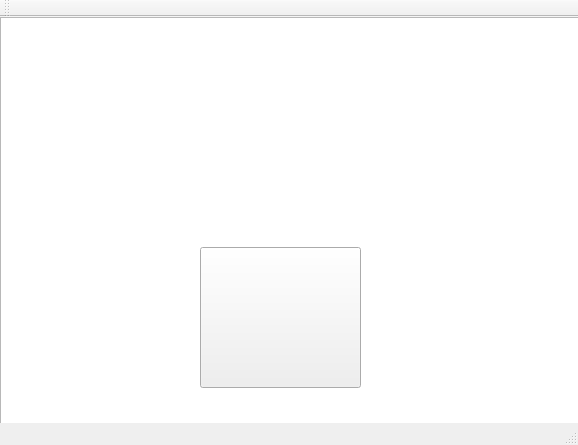
<?xml version="1.0" encoding="UTF-8"?>
<ui version="4.0">
 <class>MainWindow</class>
 <widget class="QMainWindow" name="MainWindow">
  <property name="geometry">
   <rect>
    <x>0</x>
    <y>0</y>
    <width>578</width>
    <height>445</height>
   </rect>
  </property>
  <property name="windowTitle">
   <string>MainWindow</string>
  </property>
  <widget class="QWidget" name="centralWidget">
   <widget class="QGraphicsView" name="graphicsView">
    <property name="geometry">
     <rect>
      <x>0</x>
      <y>0</y>
      <width>581</width>
      <height>426</height>
     </rect>
    </property>
   </widget>
   <widget class="QLabel" name="label">
    <property name="geometry">
     <rect>
      <x>0</x>
      <y>0</y>
      <width>581</width>
      <height>426</height>
     </rect>
    </property>
    <property name="text">
     <string/>
    </property>
   </widget>
   <widget class="QPushButton" name="pushButton">
    <property name="geometry">
     <rect>
      <x>200</x>
      <y>230</y>
      <width>161</width>
      <height>141</height>
     </rect>
    </property>
    <property name="cursor">
     <cursorShape>OpenHandCursor</cursorShape>
    </property>
    <property name="focusPolicy">
     <enum>Qt::StrongFocus</enum>
    </property>
    <property name="styleSheet">
     <string notr="true">border-image: url(:/START.png);</string>
    </property>
    <property name="icon">
     <iconset resource="resourse.qrc">
      <normaloff>:/START.png</normaloff>:/START.png</iconset>
    </property>
    <property name="iconSize">
     <size>
      <width>161</width>
      <height>141</height>
     </size>
    </property>
   </widget>
  </widget>
  <widget class="QMenuBar" name="menuBar">
   <property name="geometry">
    <rect>
     <x>0</x>
     <y>0</y>
     <width>578</width>
     <height>20</height>
    </rect>
   </property>
  </widget>
  <widget class="QToolBar" name="mainToolBar">
   <attribute name="toolBarArea">
    <enum>TopToolBarArea</enum>
   </attribute>
   <attribute name="toolBarBreak">
    <bool>false</bool>
   </attribute>
  </widget>
  <widget class="QStatusBar" name="statusBar"/>
 </widget>
 <layoutdefault spacing="6" margin="11"/>
 <resources>
  <include location="resourse.qrc"/>
 </resources>
 <connections/>
</ui>
